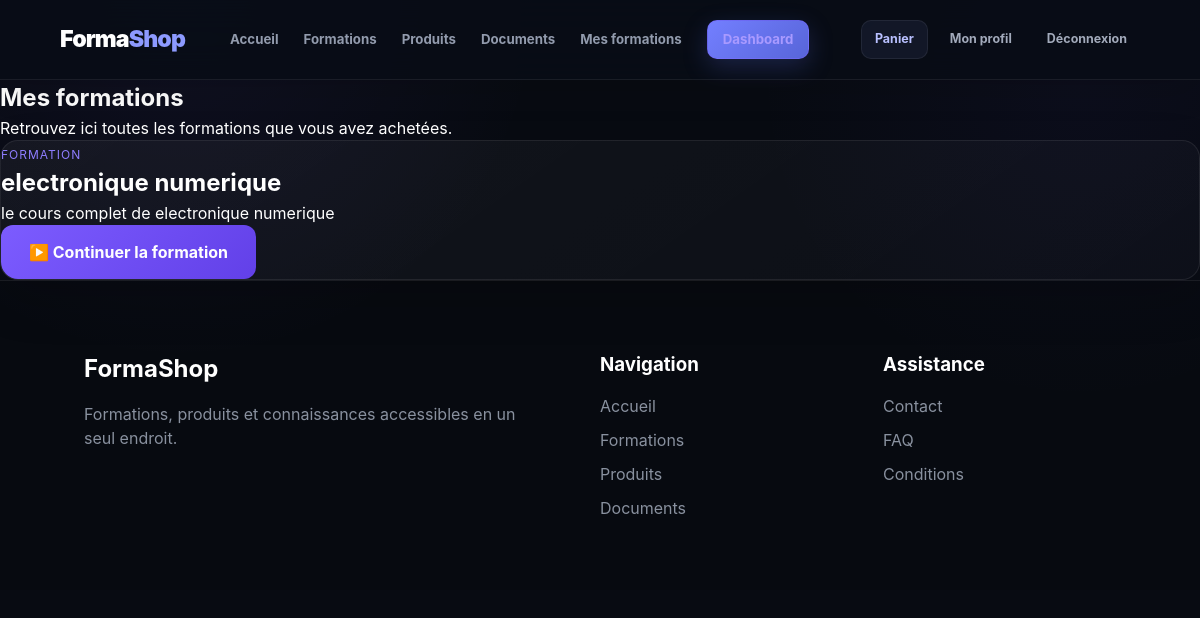
The app's page /courses/mes-formations/ (signed in) with its own data.
### courses/models.py (models this page shows, shortened)
class Enrollment(models.Model):
            user = models.ForeignKey(
                User,
                on_delete=models.CASCADE,
                related_name="enrollments"
            )
            course = models.ForeignKey(
                Course,
                on_delete=models.CASCADE,
                related_name="students"
            )
            enrolled_at = models.DateTimeField(
                auto_now_add=True
            )

class Course(models.Model):
    category = models.ForeignKey(
        Category,
        on_delete=models.CASCADE,
        related_name="courses"
    )
    title = models.CharField(max_length=200)
    slug = models.SlugField(unique=True)
    description = models.TextField()
    price = models.DecimalField(
        max_digits=10,
        decimal_places=2
    )
    image = models.ImageField(
        upload_to="courses/",
        blank=True,
        null=True
    )
    instructor = models.ForeignKey(
        User,
        on_delete=models.CASCADE,
        related_name="courses"
    )
    is_published = models.BooleanField(default=True)
    created_at = models.DateTimeField(auto_now_add=True)

### courses/views.py (the view)
# urls.py: path("mes-formations/", views.my_courses, name="my_courses"),
@login_required
def my_courses(request):
    enrollments = Enrollment.objects.filter(
        user=request.user
    ).select_related("course").order_by("-enrolled_at")
    return render(
        request,
        "courses/my_courses.html",
        {
            "enrollments": enrollments
        }
    )

### config/template/courses/my_courses.html (shortened to what this page needs)
{% extends "base.html" %}
{% block content %}
<section class="page-header">
    <h1>Mes formations</h1>
    <p>Retrouvez ici toutes les formations que vous avez achetées.</p>
</section>
<section class="products-grid">
    {% for enrollment in enrollments %}
        <article class="product-card">
            <div class="product-card-content">
                <span class="category">
                    Formation
                </span>
                <h2>
                    {{ enrollment.course.title }}
                </h2>
                <p>
                    {{ enrollment.course.description|truncatewords:20 }}
                </p>
                <a
                    href="{% url 'course_learning' enrollment.course.slug %}"
                    class="btn-primary"
                >
                    ▶️ Continuer la formation
                </a>
            </div>
        </article>
    {% endfor %}
</section>
{% endblock %}

### config/static/css/style.css (style rules this page uses)
* { margin: 0; padding: 0; box-sizing: border-box; }
html { scroll-behavior: smooth; }
body { font-family: Inter, -apple-system, BlinkMacSystemFont, "Segoe UI", Arial, Helvetica, sans-serif; background: radial-gradient( circle at 15% 0%, rgba(124, 92, 255, 0.07), transparent 28% ), radial-gradient( circle at 90% 10%, rgba(92, 70, 220, 0.05), transparent 25% ), #080b12; color: #ffffff; min-height: 100vh; line-height: 1.5; -webkit-font-smoothing: antialiased; text-rendering: optimizeLegibility; }
a { color: inherit; text-decoration: none; }
.course-card, .product-card { overflow: hidden; border-radius: 18px; background: linear-gradient( 145deg, rgba(255, 255, 255, 0.045), rgba(255, 255, 255, 0.018) ); border: 1px solid rgba(255, 255, 255, 0.08); box-shadow: 0 18px 50px rgba(0, 0, 0, 0.16); transition: transform 0.3s ease, border-color 0.3s ease, box-shadow 0.3s ease; }
.category { color: #8e7dff; font-size: 12px; text-transform: uppercase; letter-spacing: 1px; }
.btn-primary { display: inline-flex; align-items: center; justify-content: center; padding: 15px 28px; border-radius: 12px; background: linear-gradient( 135deg, #7c5cff, #6240e8 ); color: white; text-decoration: none; font-weight: 700; transition: transform 0.3s ease, box-shadow 0.3s ease; }

### records on screen
Enrollment: course "electronique numerique", course.description "le cours complet de electronique numerique"
